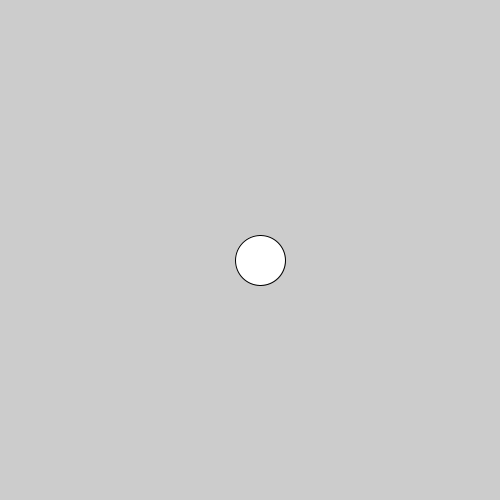
Frame 1 (no input)
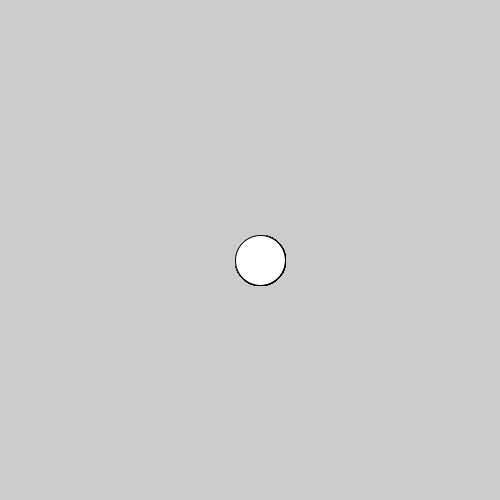
Frame 60 (the mouse pressed at the canvas centre just before this capture)
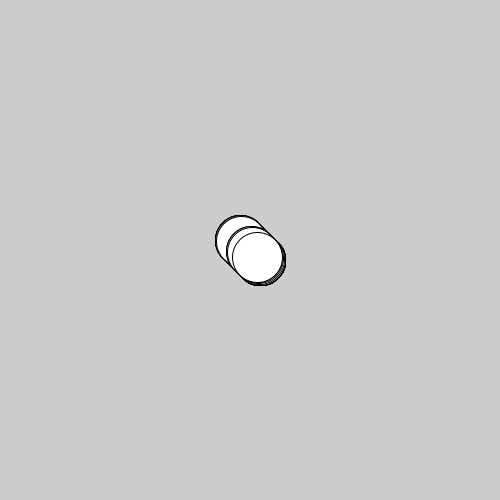
Frame 120 (the mouse held since frame 60 and released just before this capture)

The Processing sketch that drew these frames (run headless with seeded random() and noise(); from frame 60 on, the mouse is pressed at the canvas centre):

// Processing sketch: funcionSinParametros_1
// ── funcionSinParametros_1.pde
float tiriton;

void setup() {
  size(500, 500);
  tiriton = 10;
}

void draw() {
  ellipse(width/2 + tiriton, height/2 + tiriton, 50, 50);
  if (mousePressed) {
    tirita();
  }
}

void tirita() {
  tiriton = random(-10, 10);
}
